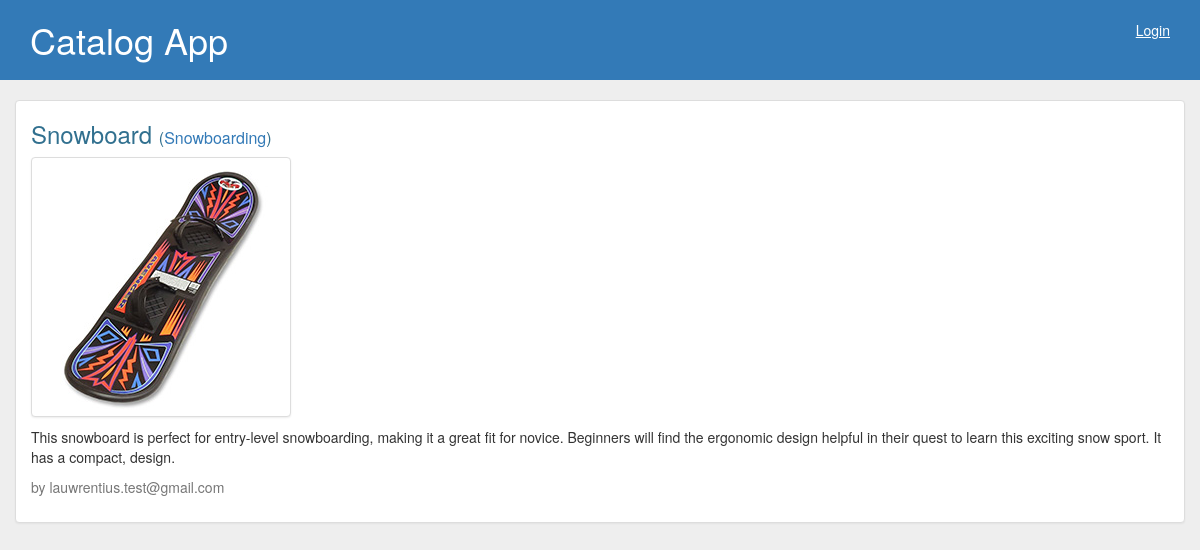
The app's page /item/3/ with its own data.
### database_setup.py (models this page shows, shortened)
class CategoryItem(Base):
    __tablename__ = 'category_item'
    name = Column(String(80), nullable=False)
    id = Column(Integer, primary_key=True)
    description = Column(String(250))
    image = Column(String(250))
    category_id = Column(Integer, ForeignKey('category.id'))
    category = relationship(Category)
    user_id = Column(Integer, ForeignKey('user.id'))
    user = relationship(User)

class Category(Base):
    __tablename__ = 'category'
    name = Column(String(80), nullable=False)
    id = Column(Integer, primary_key=True)

class User(Base):
    __tablename__ = 'user'
    id = Column(Integer, primary_key=True)
    email = Column(String(80), nullable=False)
    username = Column(String(80), nullable=False)
    @property
    def serialize(self):
        return {
            'id': self.id,
            'email': self.email,
            'username': self.username
        }

### webserver.py (the view)
@app.route('/item/<int:item_id>/')
@app.route('/item/<int:item_id>/<endpoint>')
def displayItemDetails(item_id, endpoint=None):
    item = session.query(CategoryItem) \
        .filter(CategoryItem.id == item_id).one()
    print(item.user.serialize)
    if endpoint == 'json':
        return jsonify(item=serializeItem(item))
    login_session['_csrf_token'] = randomToken()
    return render_template('item_details.html.j2', item=item, login_session=login_session)

### webserver.py (called while the page is built)
def randomToken():
    return ''.join(random.choice(string.ascii_uppercase + string.digits)
                   for x in xrange(32))

### templates/item_details.html.j2 (shortened to what this page needs)
{% extends "layout.html.j2" %}
{% block content %}
  <div class="panel-item panel-body">
    <h3 class="text-info">{{item.name}}
      <span class="small-link">
        (<a href="{{url_for('displaySingleCatItems', cat_id = item.category_id)}}">{{item.category.name}}</a>)
      </span>
    </h3>
    <p class="img-thumbnail"><img src="/images/{{item.image}}" /></p>
    <p>{{item.description}}</p>
    <p class="text-muted">by {{item.user.username}}</p>
  </div>
{% endblock %}

### static/styles.css (style rules this page uses)
body { background-color: #eee; }
.h1, .h2, .h3, .h4, .h5, .h6, h1, h2, h3, h4, h5, h6 { font-weight: 100; }
.panel-item { padding: 0px 15px 15px 15px; }
.small-link { font-size: 16px; }

### records on screen
CategoryItem: name "Snowboard", image (picture), description "This snowboard is perfect for entry-level snowboarding, making it a great fit for novice. Beginners will find the ergonomic design helpful in their quest to learn this exciting snow sport. It has a compact, design."
Category: category.name "Snowboarding"
User: user.username "lauwrentius.test@gmail.com"
